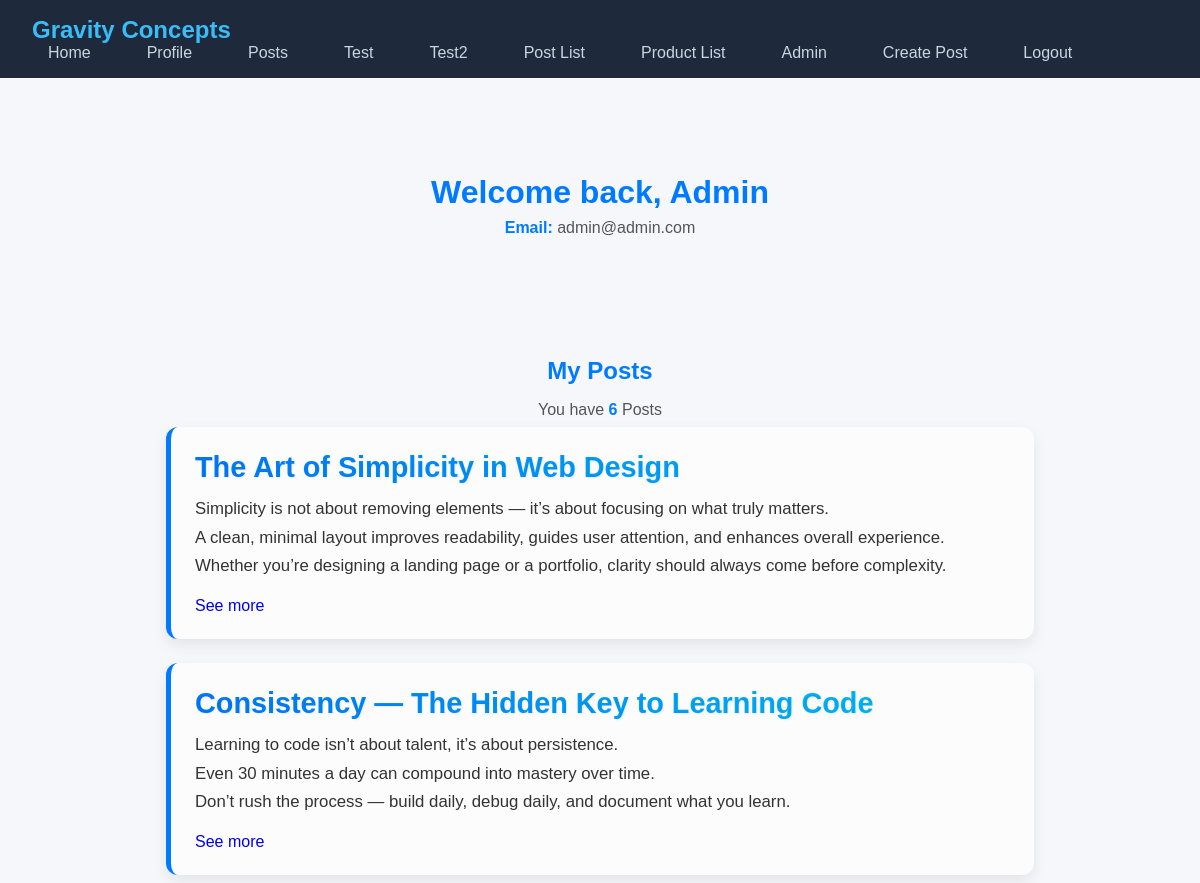
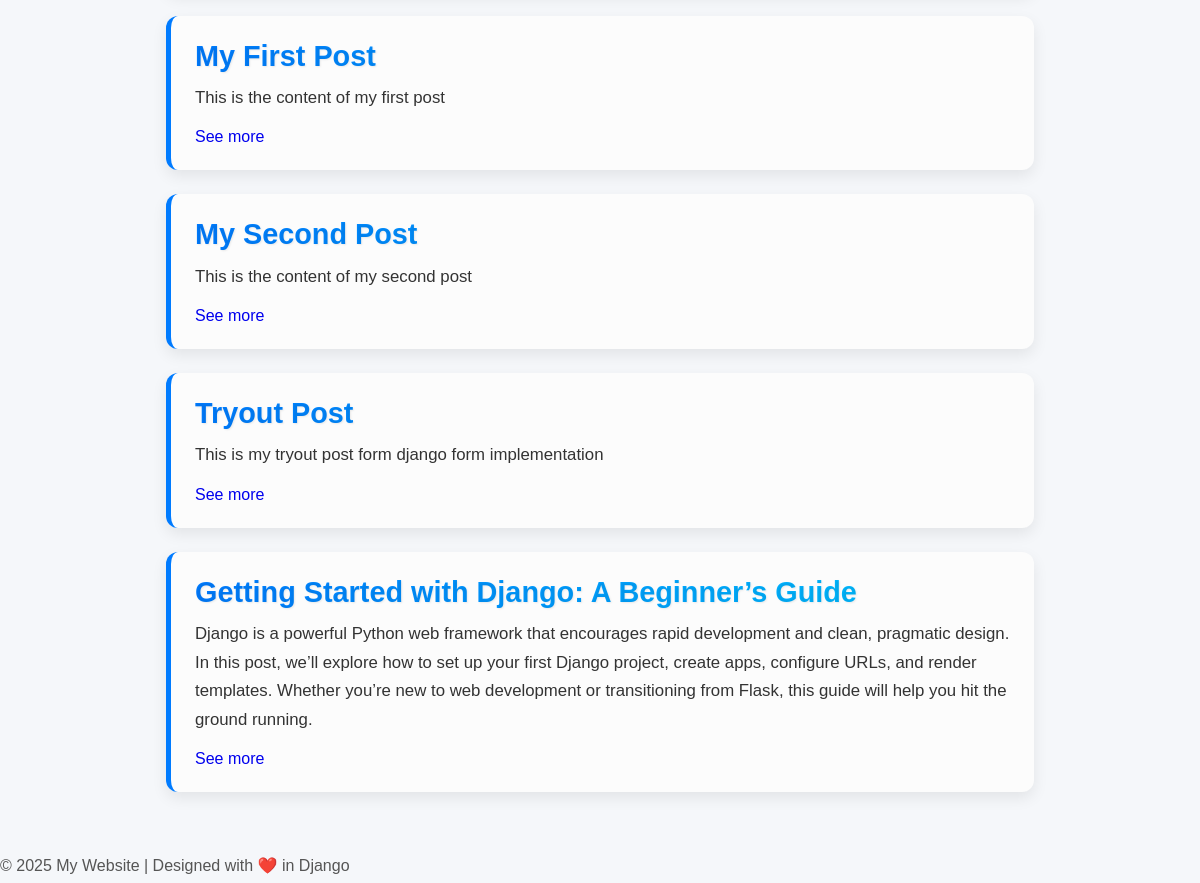
The app's page / (signed in), older data (2 pictures, top to bottom).
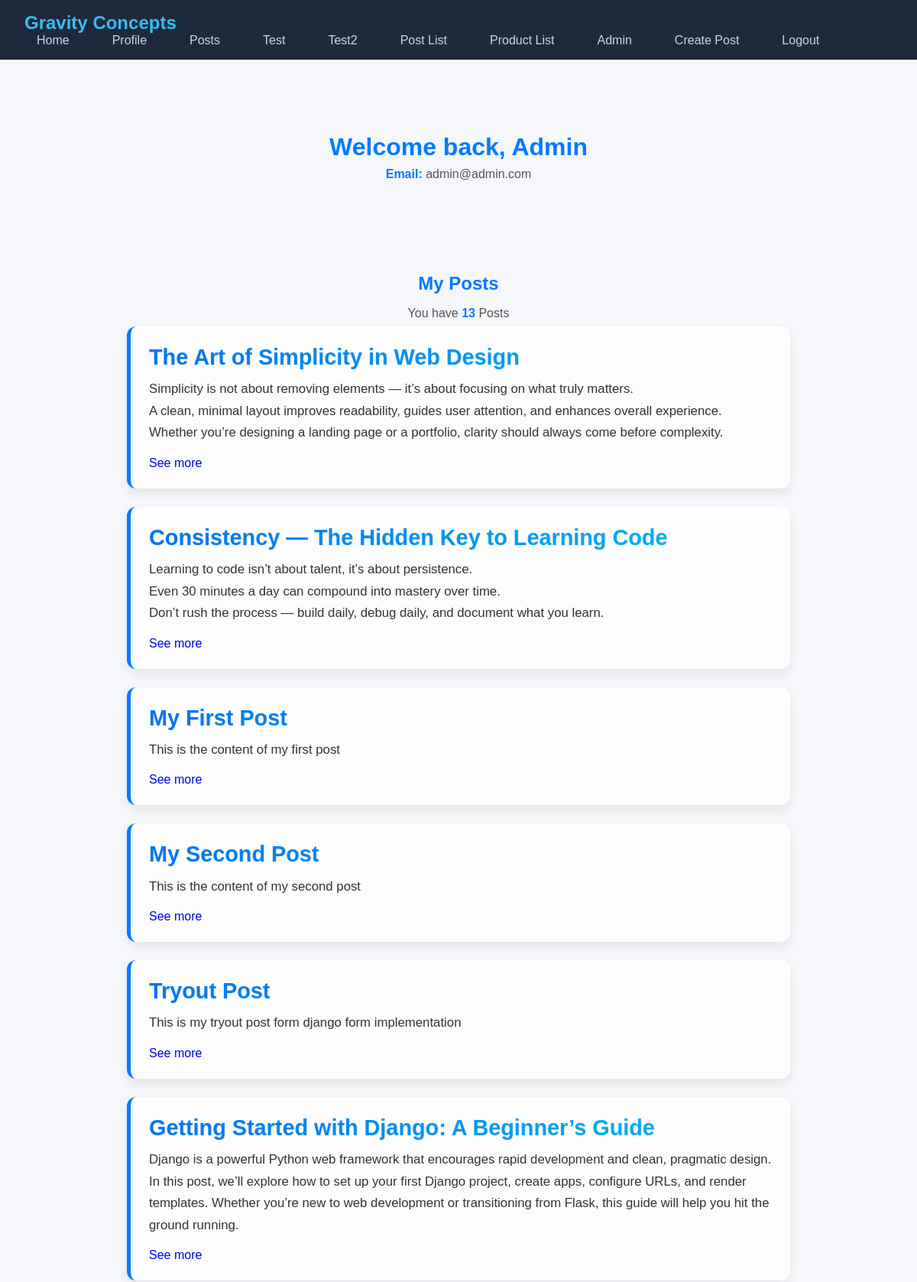
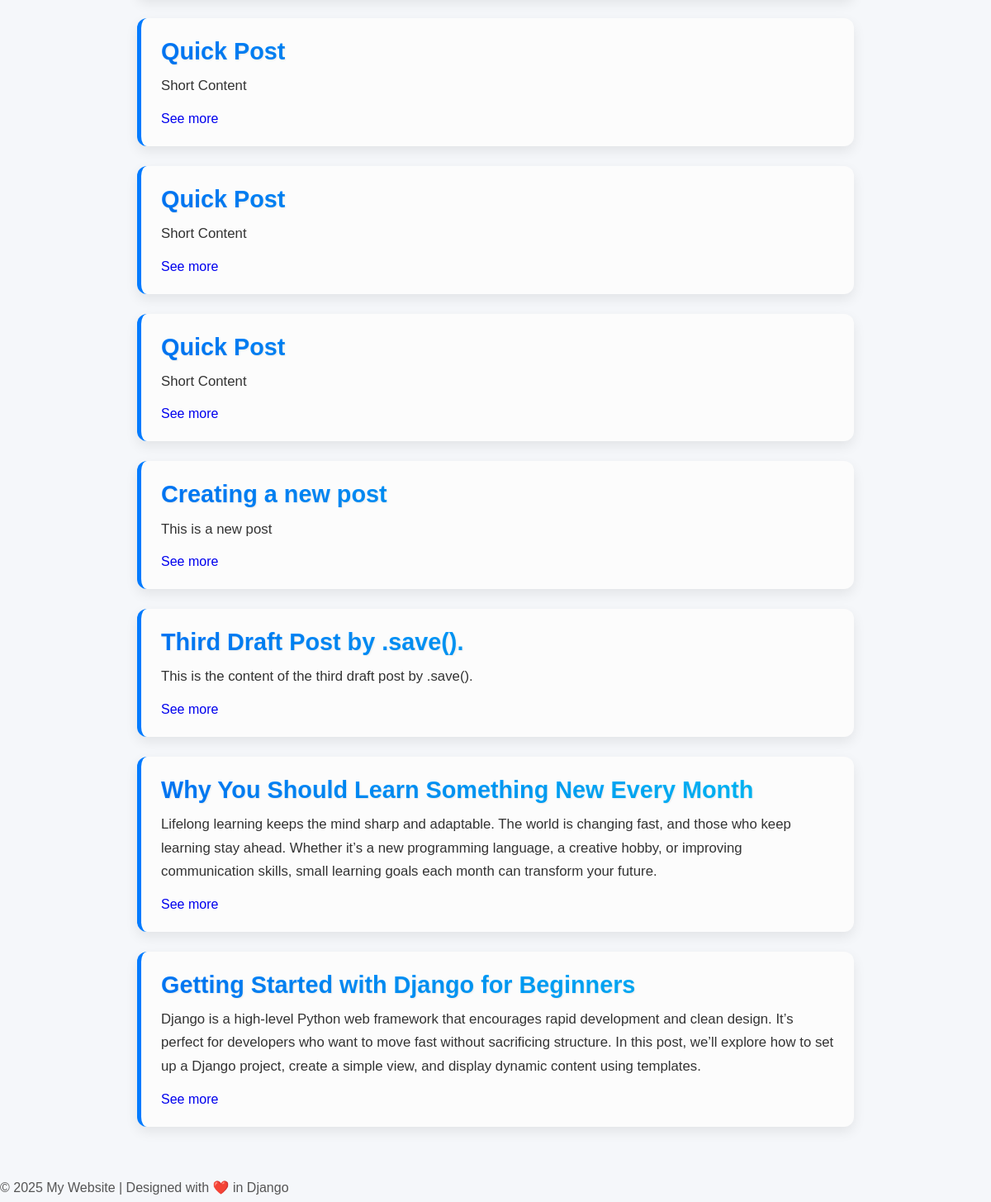
The same page, newer data (2 pictures, top to bottom).
### blog/models.py (models this page shows, shortened)
class Post(models.Model):
    title = models.CharField(max_length=200)
    content = models.TextField()
    author = models.ForeignKey(User, on_delete=models.CASCADE, related_name='post_user')
    created_at = models.DateTimeField(auto_now_add=True)  # Automatic Timestamp
    updated_at = models.DateTimeField(auto_now=True)      # Updates automatically

### blog/views.py (the view)
# urls.py: path('', home, name='home'),
@login_required(login_url="login")
def home(request):
    user = request.user  # currently logged-in user
    posts = Post.objects.filter(author__username__iexact=user.username)
    post_count = posts.count()
    context = {
        'user': user,
        'posts': posts,
        'post_count': post_count,
    }
    return render(request, 'pages/home.html', context)

### blog/templates/pages/home.html (shortened to what this page needs)
<!DOCTYPE html>
<html lang="en">
<head>
</head>
<body>
    {% extends 'pages/base.html' %}
    {% block content %}
    <div class="home-container">
        <h1>Welcome back, {{ user.username|title }}</h1>
        <p><strong>Email:</strong> {{ user.email }}</p>
    </div>
    <section class="posts">
        <div class="post-header">
            <h1>My Posts</h1>
            {% if post_count == 0 %}
                <p>No post yet</p>
            {% elif post_count == 1 %}
                <p>You have <strong class="post-count">{{ post_count }}</strong> Post</p>
            {% else %}
                <p>You have <strong class="post-count">{{ post_count }}</strong> Posts</p>
            {% endif %}
        </div>
        {% if posts %}
            {% for post in posts %}
            <div class="post-card">
                <div class="post-title">{{ post.title }}</div>
                <div class="post-content">{{ post.content|linebreaksbr }}</div>
                <div class="post-details">
                    <div class="edit_details_links">
                        <a href="{% url 'details' post.id %}">See more</a>
                    </div>
                </div>
            </div>
            {% endfor %}
        {% else %}
            <p>No posts available.</p>
        {% endif %}
    </section>
    {% endblock content %}

### blog/templates/pages/base.html (shortened to what this page needs)
<!DOCTYPE html>
<html lang="en">
<head>
</head>
<body>
  <header class="header">
    <div class="logo">Gravity Concepts</div>
    <nav class="nav">
      <ul class="nav-links">
        <li><a href="{% url 'home' %}">Home</a></li>
        <li><a href="{% url 'profile' %}">Profile</a></li>
        <li><a href="{% url 'post' %}">Posts</a></li>
        <li><a href="{% url 'test' %}">Test</a></li>
        <li><a href="{% url 'test2' %}">Test2</a></li>
        <li><a href="{% url 'post_list' %}">Post List</a></li>
        <li><a href="{% url 'product_list' %}">Product List</a></li>
        <li><a href="{% url 'admin:index' %}">Admin</a></li>
        <li><a href="{% url 'create_post' %}">Create Post</a></li>
        <li><a href="{% url 'logout' %}">Logout</a></li>
      </ul>
    </nav>
  </header>
  <main>{% block content %} {% endblock content %}</main>
  <footer>
    <p>&copy; 2025 My Website | Designed with ❤️ in Django</p>
  </footer>
</body>
</html>

### blog/templates/pages/home.html (style rules this page uses)
.home-container { max-width: 800px; margin: 2rem auto; padding: 2rem; border-radius: 12px; text-align: center; }
h1 { color: #333; margin-bottom: 1rem; }
p { color: #555; font-size: 16px; margin: 0.5rem 0; }
strong { color: #007bff; }
* { box-sizing: border-box; margin: 0; padding: 0; }
html, body { height: 100%; }
body { font-family: "Segoe UI", Tahoma, Geneva, Verdana, sans-serif; background-color: #f5f7fa; color: #333; display: flex; flex-direction: column; }
main { flex: 1; max-width: 900px; margin: 2rem auto; padding: 0 1rem; width: 100%; }
.post-header { margin-top: 5rem; display: flex; flex-direction: column; text-align: center; }
.post-count { color: #007bff; }
.edit_details_links { margin-top: 1rem; display: flex; justify-content: space-between; }
h1 { color: #007bff; margin-bottom: 0.5rem; }
.post-card { background-color: #fcfcfc; border-left: 5px solid #007bff; padding: 1.5rem; margin-bottom: 1.5rem; border-radius: 12px; box-shadow: 0 6px 15px rgba(0, 0, 0, 0.08); transition: transform 0.3s ease, box-shadow 0.3s ease; }
.post-title { font-size: 1.8rem; font-weight: 700; margin-bottom: 0.7rem; background: linear-gradient(90deg, #007bff, #00c6ff); -webkit-background-clip: text; background-clip: text; -webkit-text-fill-color: transparent; text-shadow: 1px 1px 2px rgba(0, 0, 0, 0.08); transition: all 0.2s ease; }
.post-content { font-size: 1.05rem; line-height: 1.7; margin-bottom: 1rem; color: #333; }
a { text-decoration: none; }

### blog/templates/pages/base.html (style rules this page uses)
* { margin: 0; padding: 0; box-sizing: border-box; }
body { font-family: Arial, sans-serif; }
.header { display: flex; justify-content: space-between; align-items: center; padding: 1rem 2rem; background-color: #1e293b; color: #fff; position: relative; z-index: 100; flex-wrap: wrap; }
.logo { font-size: 1.5rem; font-weight: bold; color: #38bdf8; }
.nav-links { list-style: none; display: flex; gap: 1.5rem; flex-wrap: wrap; }
.nav-links li a { text-decoration: none; color: #cbd5e1; padding: 0.5rem 1rem; border-radius: 6px; transition: all 0.3s; white-space: nowrap; }

Row changes from the older to the newer data that the page shows:
added Post: title "Quick Post", content "Short Content"
added Post: title "Quick Post", content "Short Content"
added Post: title "Quick Post", content "Short Content"
added Post: title "Creating a new post", content "This is a new post"
added Post: title "Third Draft Post by .save().", content "This is the content of the third draft post by .save()."
added Post: title "Why You Should Learn Something New Every Month", content "Lifelong learning keeps the mind sharp and adaptable. The world is changing fast, and those who keep learning stay ahead. Whether it’s a new programming language, a creative hobby, or improving communication skills, small learning goals each month can transform your future."
added Post: title "Getting Started with Django for Beginners", content "Django is a high-level Python web framework that encourages rapid development and clean design. It’s perfect for developers who want to move fast without sacrificing structure. In this post, we’ll explore how to set up a Django project, create a simple view, and display dynamic content using templates."
Text that changed along with them:
{{ post_count }}: "6" → "13"
